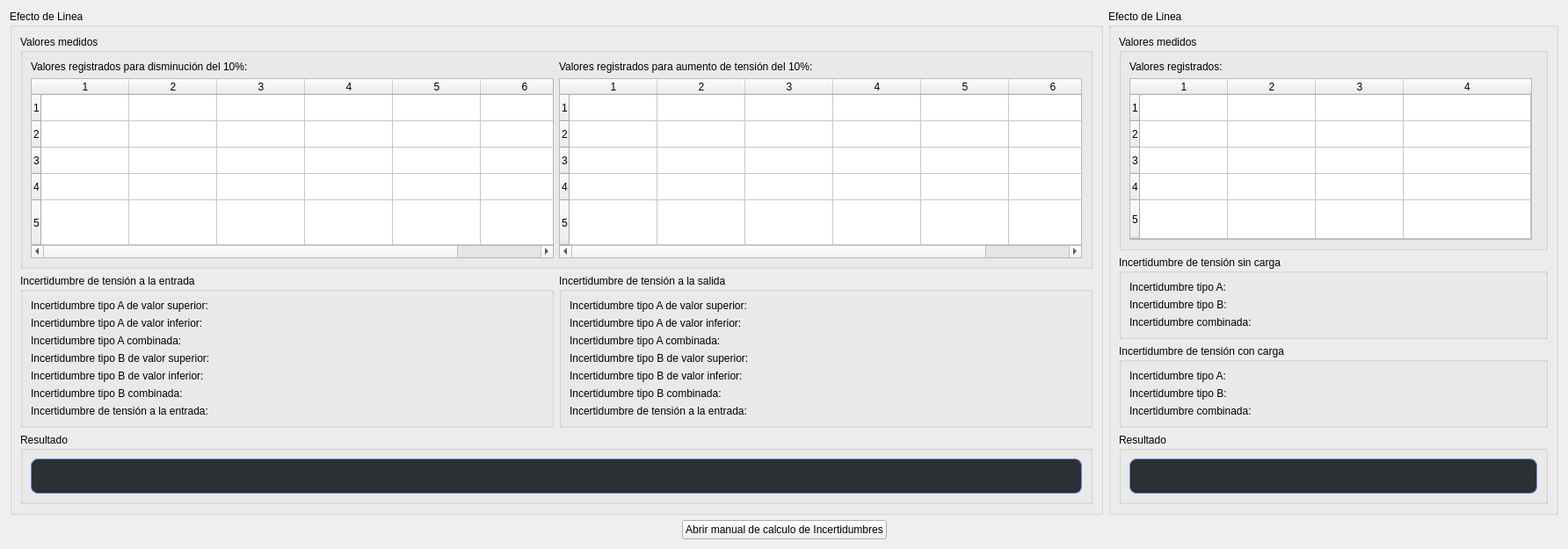
      <widget class="QWidget" name="tab">
       <attribute name="title">
        <string>Mediciones</string>
       </attribute>
       <layout class="QGridLayout" name="gridLayout_15">
        <item row="0" column="0">
         <widget class="QGroupBox" name="groupBox_8">
          <property name="title">
           <string>Efecto de Linea</string>
          </property>
          <layout class="QGridLayout" name="gridLayout_34">
           <item row="0" column="0" colspan="2">
            <widget class="QGroupBox" name="groupBox_13">
             <property name="sizePolicy">
              <sizepolicy hsizetype="Preferred" vsizetype="Preferred">
               <horstretch>0</horstretch>
               <verstretch>0</verstretch>
              </sizepolicy>
             </property>
             <property name="minimumSize">
              <size>
               <width>0</width>
               <height>0</height>
              </size>
             </property>
             <property name="title">
              <string>Valores medidos</string>
             </property>
             <layout class="QGridLayout" name="gridLayout_21">
              <item row="0" column="1">
               <widget class="QLabel" name="label_41">
                <property name="sizePolicy">
                 <sizepolicy hsizetype="Fixed" vsizetype="Preferred">
                  <horstretch>0</horstretch>
                  <verstretch>0</verstretch>
                 </sizepolicy>
                </property>
                <property name="text">
                 <string>Valores registrados para aumento de tensión del 10%:</string>
                </property>
               </widget>
              </item>
              <item row="1" column="1">
               <widget class="QTableWidget" name="TW_valoresRegistradosSup">
                <property name="sizePolicy">
                 <sizepolicy hsizetype="Expanding" vsizetype="Preferred">
                  <horstretch>0</horstretch>
                  <verstretch>0</verstretch>
                 </sizepolicy>
                </property>
                <property name="minimumSize">
                 <size>
                  <width>0</width>
                  <height>0</height>
                 </size>
                </property>
                <property name="sizeAdjustPolicy">
                 <enum>QAbstractScrollArea::SizeAdjustPolicy::AdjustToContents</enum>
                </property>
                <property name="editTriggers">
                 <set>QAbstractItemView::EditTrigger::NoEditTriggers</set>
                </property>
                <attribute name="horizontalHeaderStretchLastSection">
                 <bool>true</bool>
                </attribute>
                <attribute name="verticalHeaderStretchLastSection">
                 <bool>true</bool>
                </attribute>
                <row/>
                <row/>
                <row/>
                <row/>
                <row/>
                <column/>
                <column/>
                <column/>
                <column/>
                <column/>
                <column/>
               </widget>
              </item>
              <item row="0" column="0">
               <widget class="QLabel" name="label_42">
                <property name="sizePolicy">
                 <sizepolicy hsizetype="Fixed" vsizetype="Preferred">
                  <horstretch>0</horstretch>
                  <verstretch>0</verstretch>
                 </sizepolicy>
                </property>
                <property name="text">
                 <string>Valores registrados para disminución del 10%:</string>
                </property>
               </widget>
              </item>
              <item row="1" column="0">
               <widget class="QTableWidget" name="TW_valoresRegistradosInf">
                <property name="sizePolicy">
                 <sizepolicy hsizetype="Expanding" vsizetype="Preferred">
                  <horstretch>0</horstretch>
                  <verstretch>0</verstretch>
                 </sizepolicy>
                </property>
                <property name="minimumSize">
                 <size>
                  <width>0</width>
                  <height>0</height>
                 </size>
                </property>
                <property name="sizeAdjustPolicy">
                 <enum>QAbstractScrollArea::SizeAdjustPolicy::AdjustToContents</enum>
                </property>
                <property name="editTriggers">
                 <set>QAbstractItemView::EditTrigger::NoEditTriggers</set>
                </property>
                <attribute name="horizontalHeaderStretchLastSection">
                 <bool>true</bool>
                </attribute>
                <attribute name="verticalHeaderStretchLastSection">
                 <bool>true</bool>
                </attribute>
                <row/>
                <row/>
                <row/>
                <row/>
                <row/>
                <column/>
                <column/>
                <column/>
                <column/>
                <column/>
                <column/>
               </widget>
              </item>
             </layout>
            </widget>
           </item>
           <item row="1" column="0">
            <widget class="QGroupBox" name="groupBox_10">
             <property name="sizePolicy">
              <sizepolicy hsizetype="Preferred" vsizetype="Preferred">
               <horstretch>0</horstretch>
               <verstretch>0</verstretch>
              </sizepolicy>
             </property>
             <property name="title">
              <string>Incertidumbre de tensión a la entrada</string>
             </property>
             <layout class="QGridLayout" name="gridLayout_18">
              <item row="0" column="0">
               <widget class="QLabel" name="LBL_lineaIncertAsuperiorEntrada">
                <property name="sizePolicy">
                 <sizepolicy hsizetype="Preferred" vsizetype="Preferred">
                  <horstretch>0</horstretch>
                  <verstretch>0</verstretch>
                 </sizepolicy>
                </property>
                <property name="text">
                 <string>Incertidumbre tipo A de valor superior:</string>
                </property>
               </widget>
              </item>
              <item row="1" column="0">
               <widget class="QLabel" name="LBL_lineaIncertAinferiorEntrada">
                <property name="sizePolicy">
                 <sizepolicy hsizetype="Preferred" vsizetype="Preferred">
                  <horstretch>0</horstretch>
                  <verstretch>0</verstretch>
                 </sizepolicy>
                </property>
                <property name="text">
                 <string>Incertidumbre tipo A de valor inferior:</string>
                </property>
               </widget>
              </item>
              <item row="6" column="0" colspan="2">
               <widget class="QLabel" name="LBL_lineaIncertEntrada">
                <property name="sizePolicy">
                 <sizepolicy hsizetype="Preferred" vsizetype="Preferred">
                  <horstretch>0</horstretch>
                  <verstretch>0</verstretch>
                 </sizepolicy>
                </property>
                <property name="text">
                 <string>Incertidumbre de tensión a la entrada:</string>
                </property>
                <property name="alignment">
                 <set>Qt::AlignmentFlag::AlignLeading|Qt::AlignmentFlag::AlignLeft|Qt::AlignmentFlag::AlignVCenter</set>
                </property>
               </widget>
              </item>
              <item row="3" column="0">
               <widget class="QLabel" name="LBL_lineaIncertBsuperiorEntrada">
                <property name="sizePolicy">
                 <sizepolicy hsizetype="Preferred" vsizetype="Preferred">
                  <horstretch>0</horstretch>
                  <verstretch>0</verstretch>
                 </sizepolicy>
                </property>
                <property name="text">
                 <string>Incertidumbre tipo B de valor superior:</string>
                </property>
               </widget>
              </item>
              <item row="4" column="0">
               <widget class="QLabel" name="LBL_lineaIncertBinferiorEntrada">
                <property name="sizePolicy">
                 <sizepolicy hsizetype="Preferred" vsizetype="Preferred">
                  <horstretch>0</horstretch>
                  <verstretch>0</verstretch>
                 </sizepolicy>
                </property>
                <property name="text">
                 <string>Incertidumbre tipo B de valor inferior:</string>
                </property>
               </widget>
              </item>
              <item row="2" column="0">
               <widget class="QLabel" name="LBL_lineaIncertAcombinadaEntrada">
                <property name="sizePolicy">
                 <sizepolicy hsizetype="Preferred" vsizetype="Preferred">
                  <horstretch>0</horstretch>
                  <verstretch>0</verstretch>
                 </sizepolicy>
                </property>
                <property name="text">
                 <string>Incertidumbre tipo A combinada:</string>
                </property>
               </widget>
              </item>
              <item row="5" column="0">
               <widget class="QLabel" name="LBL_lineaIncertBcombinadaEntrada">
                <property name="sizePolicy">
                 <sizepolicy hsizetype="Preferred" vsizetype="Preferred">
                  <horstretch>0</horstretch>
                  <verstretch>0</verstretch>
                 </sizepolicy>
                </property>
                <property name="text">
                 <string>Incertidumbre tipo B combinada:</string>
                </property>
               </widget>
              </item>
             </layout>
            </widget>
           </item>
           <item row="1" column="1">
            <widget class="QGroupBox" name="groupBox_11">
             <property name="sizePolicy">
              <sizepolicy hsizetype="Preferred" vsizetype="Preferred">
               <horstretch>0</horstretch>
               <verstretch>0</verstretch>
              </sizepolicy>
             </property>
             <property name="title">
              <string>Incertidumbre de tensión a la salida</string>
             </property>
             <layout class="QGridLayout" name="gridLayout_19">
              <item row="3" column="0">
               <widget class="QLabel" name="LBL_lineaIncertBsuperiorSalida">
                <property name="sizePolicy">
                 <sizepolicy hsizetype="Preferred" vsizetype="Preferred">
                  <horstretch>0</horstretch>
                  <verstretch>0</verstretch>
                 </sizepolicy>
                </property>
                <property name="text">
                 <string>Incertidumbre tipo B de valor superior:</string>
                </property>
               </widget>
              </item>
              <item row="6" column="0" colspan="2">
               <widget class="QLabel" name="LBL_lineaIncertSalida">
                <property name="sizePolicy">
                 <sizepolicy hsizetype="Preferred" vsizetype="Preferred">
                  <horstretch>0</horstretch>
                  <verstretch>0</verstretch>
                 </sizepolicy>
                </property>
                <property name="text">
                 <string>Incertidumbre de tensión a la entrada:</string>
                </property>
                <property name="alignment">
                 <set>Qt::AlignmentFlag::AlignLeading|Qt::AlignmentFlag::AlignLeft|Qt::AlignmentFlag::AlignVCenter</set>
                </property>
               </widget>
              </item>
              <item row="2" column="0">
               <widget class="QLabel" name="LBL_lineaIncertAcombinadaSalida">
                <property name="sizePolicy">
                 <sizepolicy hsizetype="Preferred" vsizetype="Preferred">
                  <horstretch>0</horstretch>
                  <verstretch>0</verstretch>
                 </sizepolicy>
                </property>
                <property name="text">
                 <string>Incertidumbre tipo A combinada:</string>
                </property>
               </widget>
              </item>
              <item row="1" column="0">
               <widget class="QLabel" name="LBL_lineaIncertAinferiorSalida">
                <property name="sizePolicy">
                 <sizepolicy hsizetype="Preferred" vsizetype="Preferred">
                  <horstretch>0</horstretch>
                  <verstretch>0</verstretch>
                 </sizepolicy>
                </property>
                <property name="text">
                 <string>Incertidumbre tipo A de valor inferior:</string>
                </property>
               </widget>
              </item>
              <item row="0" column="0">
               <widget class="QLabel" name="LBL_lineaIncertAsuperiorSalida">
                <property name="sizePolicy">
                 <sizepolicy hsizetype="Preferred" vsizetype="Preferred">
                  <horstretch>0</horstretch>
                  <verstretch>0</verstretch>
                 </sizepolicy>
                </property>
                <property name="text">
                 <string>Incertidumbre tipo A de valor superior:</string>
                </property>
               </widget>
              </item>
              <item row="4" column="0">
               <widget class="QLabel" name="LBL_lineaIncertBinferiorSalida">
                <property name="sizePolicy">
                 <sizepolicy hsizetype="Preferred" vsizetype="Preferred">
                  <horstretch>0</horstretch>
                  <verstretch>0</verstretch>
                 </sizepolicy>
                </property>
                <property name="text">
                 <string>Incertidumbre tipo B de valor inferior:</string>
                </property>
               </widget>
              </item>
              <item row="5" column="0">
               <widget class="QLabel" name="LBL_lineaIncertBcombinadaSalida">
                <property name="sizePolicy">
                 <sizepolicy hsizetype="Preferred" vsizetype="Preferred">
                  <horstretch>0</horstretch>
                  <verstretch>0</verstretch>
                 </sizepolicy>
                </property>
                <property name="text">
                 <string>Incertidumbre tipo B combinada:</string>
                </property>
               </widget>
              </item>
             </layout>
            </widget>
           </item>
           <item row="2" column="0" colspan="2">
            <widget class="QGroupBox" name="groupBox_12">
             <property name="sizePolicy">
              <sizepolicy hsizetype="Preferred" vsizetype="Preferred">
               <horstretch>0</horstretch>
               <verstretch>0</verstretch>
              </sizepolicy>
             </property>
             <property name="title">
              <string>Resultado</string>
             </property>
             <layout class="QGridLayout" name="gridLayout_20">
              <item row="0" column="0">
               <widget class="QLabel" name="LBL_lineaResultado">
                <property name="sizePolicy">
                 <sizepolicy hsizetype="Preferred" vsizetype="Preferred">
                  <horstretch>0</horstretch>
                  <verstretch>0</verstretch>
                 </sizepolicy>
                </property>
                <property name="styleSheet">
                 <string notr="true">QLabel {
    background-color: #2c2f33;
    color: #ffffff;
    padding: 10px 16px;
    border-radius: 8px;
    font-size: 16px;
    font-weight: bold;
    border: 1px solid #7289da;
}
</string>
                </property>
                <property name="text">
                 <string/>
                </property>
                <property name="alignment">
                 <set>Qt::AlignmentFlag::AlignCenter</set>
                </property>
               </widget>
              </item>
             </layout>
            </widget>
           </item>
          </layout>
         </widget>
        </item>
        <item row="0" column="1">
         <widget class="QGroupBox" name="groupBox_9">
          <property name="title">
           <string>Efecto de Linea</string>
          </property>
          <layout class="QGridLayout" name="gridLayout_30">
           <item row="0" column="0">
            <widget class="QGroupBox" name="groupBox_17">
             <property name="sizePolicy">
              <sizepolicy hsizetype="Preferred" vsizetype="Preferred">
               <horstretch>0</horstretch>
               <verstretch>0</verstretch>
              </sizepolicy>
             </property>
             <property name="minimumSize">
              <size>
               <width>0</width>
               <height>0</height>
              </size>
             </property>
             <property name="title">
              <string>Valores medidos</string>
             </property>
             <layout class="QGridLayout" name="gridLayout_16">
              <item row="0" column="0" colspan="2">
               <widget class="QLabel" name="label_47">
                <property name="sizePolicy">
                 <sizepolicy hsizetype="Preferred" vsizetype="Preferred">
                  <horstretch>0</horstretch>
                  <verstretch>0</verstretch>
                 </sizepolicy>
                </property>
                <property name="text">
                 <string>Valores registrados:</string>
                </property>
               </widget>
              </item>
              <item row="1" column="0">
               <widget class="QTableWidget" name="TW_valoresRegistrados">
                <property name="sizePolicy">
                 <sizepolicy hsizetype="Fixed" vsizetype="Preferred">
                  <horstretch>0</horstretch>
                  <verstretch>0</verstretch>
                 </sizepolicy>
                </property>
                <property name="minimumSize">
                 <size>
                  <width>0</width>
                  <height>0</height>
                 </size>
                </property>
                <property name="sizeAdjustPolicy">
                 <enum>QAbstractScrollArea::SizeAdjustPolicy::AdjustToContents</enum>
                </property>
                <property name="editTriggers">
                 <set>QAbstractItemView::EditTrigger::NoEditTriggers</set>
                </property>
                <property name="columnCount">
                 <number>4</number>
                </property>
                <attribute name="horizontalHeaderStretchLastSection">
                 <bool>true</bool>
                </attribute>
                <attribute name="verticalHeaderStretchLastSection">
                 <bool>true</bool>
                </attribute>
                <row/>
                <row/>
                <row/>
                <row/>
                <row/>
                <column/>
                <column/>
                <column/>
                <column/>
               </widget>
              </item>
             </layout>
            </widget>
           </item>
           <item row="1" column="0">
            <widget class="QGroupBox" name="groupBox_18">
             <property name="sizePolicy">
              <sizepolicy hsizetype="Preferred" vsizetype="Preferred">
               <horstretch>0</horstretch>
               <verstretch>0</verstretch>
              </sizepolicy>
             </property>
             <property name="title">
              <string>Incertidumbre de tensión sin carga</string>
             </property>
             <layout class="QGridLayout" name="gridLayout_31">
              <item row="1" column="0">
               <widget class="QLabel" name="LBL_IncertBsincarga">
                <property name="sizePolicy">
                 <sizepolicy hsizetype="Preferred" vsizetype="Preferred">
                  <horstretch>0</horstretch>
                  <verstretch>0</verstretch>
                 </sizepolicy>
                </property>
                <property name="text">
                 <string>Incertidumbre tipo B:</string>
                </property>
               </widget>
              </item>
              <item row="2" column="0">
               <widget class="QLabel" name="LBL_IncertCombsincarga">
                <property name="sizePolicy">
                 <sizepolicy hsizetype="Preferred" vsizetype="Preferred">
                  <horstretch>0</horstretch>
                  <verstretch>0</verstretch>
                 </sizepolicy>
                </property>
                <property name="text">
                 <string>Incertidumbre combinada:</string>
                </property>
               </widget>
              </item>
              <item row="0" column="0">
               <widget class="QLabel" name="LBL_IncertAsincarga">
                <property name="sizePolicy">
                 <sizepolicy hsizetype="Preferred" vsizetype="Preferred">
                  <horstretch>0</horstretch>
                  <verstretch>0</verstretch>
                 </sizepolicy>
                </property>
                <property name="text">
                 <string>Incertidumbre tipo A:</string>
                </property>
               </widget>
              </item>
             </layout>
            </widget>
           </item>
           <item row="2" column="0">
            <widget class="QGroupBox" name="groupBox_19">
             <property name="sizePolicy">
              <sizepolicy hsizetype="Preferred" vsizetype="Preferred">
               <horstretch>0</horstretch>
               <verstretch>0</verstretch>
              </sizepolicy>
             </property>
             <property name="title">
              <string>Incertidumbre de tensión con carga</string>
             </property>
             <layout class="QGridLayout" name="gridLayout_32">
              <item row="2" column="0">
               <widget class="QLabel" name="LBL_IncertCombconcarga">
                <property name="sizePolicy">
                 <sizepolicy hsizetype="Preferred" vsizetype="Preferred">
                  <horstretch>0</horstretch>
                  <verstretch>0</verstretch>
                 </sizepolicy>
                </property>
                <property name="text">
                 <string>Incertidumbre combinada:</string>
                </property>
               </widget>
              </item>
              <item row="0" column="0">
               <widget class="QLabel" name="LBL_IncertAconcarga">
                <property name="sizePolicy">
                 <sizepolicy hsizetype="Preferred" vsizetype="Preferred">
                  <horstretch>0</horstretch>
                  <verstretch>0</verstretch>
                 </sizepolicy>
                </property>
                <property name="text">
                 <string>Incertidumbre tipo A:</string>
                </property>
               </widget>
              </item>
              <item row="1" column="0">
               <widget class="QLabel" name="LBL_IncertBconcarga">
                <property name="sizePolicy">
                 <sizepolicy hsizetype="Preferred" vsizetype="Preferred">
                  <horstretch>0</horstretch>
                  <verstretch>0</verstretch>
                 </sizepolicy>
                </property>
                <property name="text">
                 <string>Incertidumbre tipo B:</string>
                </property>
               </widget>
              </item>
             </layout>
            </widget>
           </item>
           <item row="3" column="0">
            <widget class="QGroupBox" name="groupBox_20">
             <property name="sizePolicy">
              <sizepolicy hsizetype="Preferred" vsizetype="Preferred">
               <horstretch>0</horstretch>
               <verstretch>0</verstretch>
              </sizepolicy>
             </property>
             <property name="title">
              <string>Resultado</string>
             </property>
             <layout class="QGridLayout" name="gridLayout_33">
              <item row="0" column="0">
               <widget class="QLabel" name="LBL_cargaResultado">
                <property name="sizePolicy">
                 <sizepolicy hsizetype="Preferred" vsizetype="Preferred">
                  <horstretch>0</horstretch>
                  <verstretch>0</verstretch>
                 </sizepolicy>
                </property>
                <property name="styleSheet">
                 <string notr="true">QLabel {
    background-color: #2c2f33;
    color: #ffffff;
    padding: 10px 16px;
    border-radius: 8px;
    font-size: 16px;
    font-weight: bold;
    border: 1px solid #7289da;
}
</string>
                </property>
                <property name="text">
                 <string/>
                </property>
                <property name="alignment">
                 <set>Qt::AlignmentFlag::AlignCenter</set>
                </property>
               </widget>
              </item>
             </layout>
            </widget>
           </item>
          </layout>
         </widget>
        </item>
        <item row="1" column="0" colspan="2">
         <layout class="QHBoxLayout" name="horizontalLayout_8">
          <item>
           <spacer name="horizontalSpacer_20">
            <property name="orientation">
             <enum>Qt::Orientation::Horizontal</enum>
            </property>
            <property name="sizeHint" stdset="0">
             <size>
              <width>40</width>
              <height>20</height>
             </size>
            </property>
           </spacer>
          </item>
          <item>
           <widget class="QPushButton" name="BTN_manualIncertidumbres">
            <property name="text">
             <string>Abrir manual de calculo de Incertidumbres</string>
            </property>
           </widget>
          </item>
          <item>
           <spacer name="horizontalSpacer_21">
            <property name="orientation">
             <enum>Qt::Orientation::Horizontal</enum>
            </property>
            <property name="sizeHint" stdset="0">
             <size>
              <width>40</width>
              <height>20</height>
             </size>
            </property>
           </spacer>
          </item>
         </layout>
        </item>
       </layout>
      </widget>
